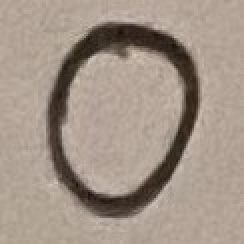
#> input picture my_handwritten_digits/digit0.jpg, 122 x 122 px (shown 2 times larger); its folder holds 4 pictures in this run
$ jupyter execute --allow-errors custom_nn_test.ipynb
#> lines starting #> are read from the running program, lines starting #| are printed output that depends on the picture
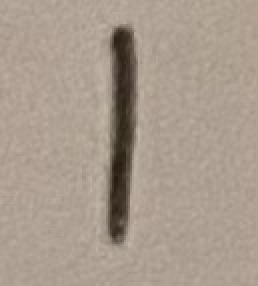
#> input picture my_handwritten_digits/digit1.jpg, 129 x 143 px (shown 2 times larger)
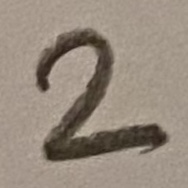
#> input picture my_handwritten_digits/digit2.jpg, 188 x 188 px
### custom_nn.py
import numpy as np


def softmax(x):
    exp_x = np.exp(x)
    return exp_x / np.sum(exp_x, axis=0)

def sigmoid(x):
    return 1 / (1+np.exp(-x))

def deriv_sigmoid(s):
    """Derivative of the sigmoid given the output s of the sigmoid"""
    return s * (1 - s)

def relu(x):
    return x * (x > 0)

def heaviside_step(x):
    return np.array(x > 0, dtype=float)


class MultilayerPerceptronNN():

    def __init__(self, dim=(784, 64, 10), activ='sigmoid'):
#> called with dim = (784, 256, 64, 32, 16, 10), activ = 'sigmoid'
        self.dim = dim
#> self.dim = (784, 256, 64, 32, 16, 10)
        self.w = []
        for i in range(len(dim)-1):
            lim = 1 / np.sqrt(dim[i])
            self.w.append(np.random.uniform(-lim, lim, (dim[i+1], dim[i]+1)))
#> this loop made 5 passes
#> lim on passes 1 to 5: 0.0357, 0.0625, 0.125, 0.177, 0.25
#> after the loop, self.w = 5 items
        self.best_w = self.w
#> self.best_w = 5 items
        if activ == 'sigmoid':
            self.activ = sigmoid
            self.d_activ = deriv_sigmoid
        elif activ == 'relu':
            self.activ = relu
            self.d_activ = heaviside_step
        else:
            raise Exception(f"Activation function '{activ}' not supported")

    # [41 lines left out: functions forward, backprop, one_hot, accuracy, not called in this run]

def ce_loss(y, target):
    """Cross-entropy loss"""
    return -np.mean(np.sum(np.log(y)*target, axis=0))


# [83 lines left out: functions train, normalize, prepare, not called in this run]

### custom_nn_test.ipynb
# Demo of *custom_nn.py*

[cell 1]
import struct
import array
import gzip
import numpy as np
from matplotlib import pyplot as plt
import PIL.Image
from custom_nn import MultilayerPerceptronNN, prepare, train, accuracy

## Training and testing with the MNIST database

[cell 2]
DATA_TYPES = {0x08: 'B',  # unsigned byte
              0x09: 'b',  # signed byte
              0x0b: 'h',  # short (2 bytes)
              0x0c: 'i',  # int (4 bytes)
              0x0d: 'f',  # float (4 bytes)
              0x0e: 'd'}  # double (8 bytes)


def get_mnist_data_from_file(filename):
    with open(filename, "rb") as f:
        content = f.read()
    data_bytes = gzip.decompress(content)
    zeros, dtype, n_dim = struct.unpack('>HBB', data_bytes[:4])
    dim_sizes = struct.unpack('>'+'I'*n_dim, data_bytes[4:4+4*n_dim])
    data = array.array(DATA_TYPES[dtype], data_bytes[4+4*n_dim:])
    return np.array(data).reshape(dim_sizes)

path = '../mnist_database/'
#> (the rest of this cell did not finish here and is left out)

#> (a cell that did not finish here is left out)

[cell 4]
# [10 lines left out: function plot_loss, not called in this run]

#> (the rest of this cell did not finish here and is left out)

[cell 5]
# [22 lines left out: function plot_accuracy, not called in this run]

#> (the rest of this cell did not finish here and is left out)

[cell 6]
# [4 lines left out: function accuracy_per_class, not called in this run]

#> (the rest of this cell did not finish here and is left out)

## Test on custom images

#> (a cell that did not finish here is left out)
